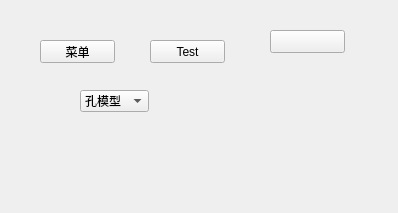
<?xml version="1.0" encoding="UTF-8"?>
<ui version="4.0">
 <class>Widget</class>
 <widget class="QWidget" name="Widget">
  <property name="geometry">
   <rect>
    <x>0</x>
    <y>0</y>
    <width>398</width>
    <height>213</height>
   </rect>
  </property>
  <property name="windowTitle">
   <string>翻译测试界面</string>
  </property>
  <widget class="QPushButton" name="pushButton">
   <property name="geometry">
    <rect>
     <x>40</x>
     <y>40</y>
     <width>75</width>
     <height>23</height>
    </rect>
   </property>
   <property name="text">
    <string>菜单</string>
   </property>
  </widget>
  <widget class="QPushButton" name="pushButton_2">
   <property name="geometry">
    <rect>
     <x>150</x>
     <y>40</y>
     <width>75</width>
     <height>23</height>
    </rect>
   </property>
   <property name="text">
    <string>Test</string>
   </property>
  </widget>
  <widget class="QPushButton" name="pushButton_3">
   <property name="geometry">
    <rect>
     <x>270</x>
     <y>30</y>
     <width>75</width>
     <height>23</height>
    </rect>
   </property>
   <property name="text">
    <string/>
   </property>
  </widget>
  <widget class="QComboBox" name="comboBox">
   <property name="geometry">
    <rect>
     <x>80</x>
     <y>90</y>
     <width>69</width>
     <height>22</height>
    </rect>
   </property>
   <item>
    <property name="text">
     <string>孔模型</string>
    </property>
   </item>
   <item>
    <property name="text">
     <string>型材模型</string>
    </property>
   </item>
  </widget>
 </widget>
 <resources/>
 <connections/>
</ui>
